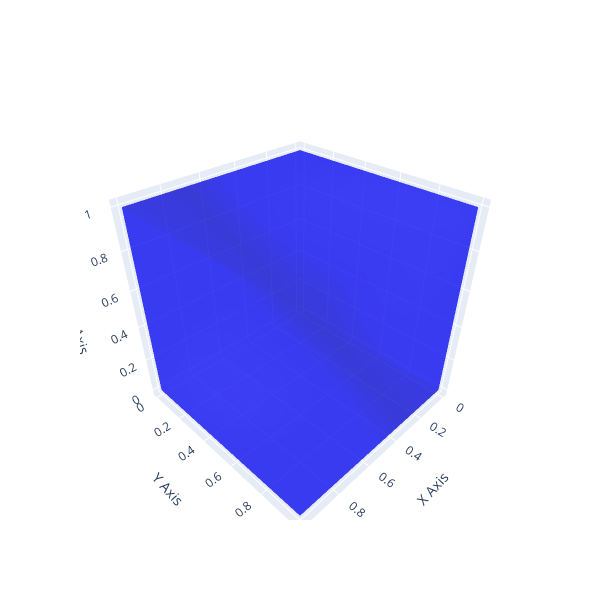
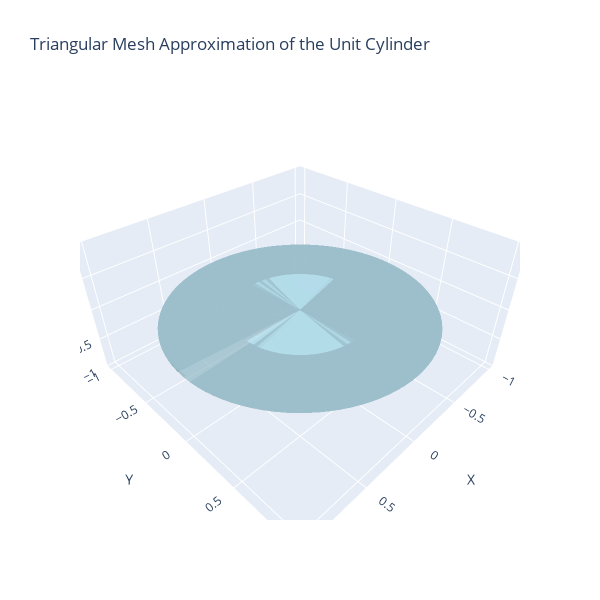

Source (notebook cell) for these figures, in order:
### Markdown cell above
Exercise 4.2

### Code cell
import plotly.graph_objects as go
import numpy as np

# Define points and triangles for the unit cube
cube_points = np.array([
    [0, 0, 0], [0, 1, 0], [0, 1, 1], [0, 0, 1],
    [1, 0, 0], [1, 1, 0], [1, 1, 1], [1, 0, 1]
], dtype=np.double)

cube_triangles = np.array([
    [0, 1, 2], [0, 2, 3],
    [4, 6, 5], [4, 7, 6],
    [1, 5, 6], [1, 6, 2],
    [0, 4, 5], [0, 5, 1],
    [0, 3, 7], [0, 7, 4],
    [3, 2, 6], [3, 6, 7]
])

# Plot the unit cube
fig_cube = go.Figure(data=[
    go.Mesh3d(
        x=cube_points[:, 0],
        y=cube_points[:, 1],
        z=cube_points[:, 2],
        i=cube_triangles[:, 0],
        j=cube_triangles[:, 1],
        k=cube_triangles[:, 2],
        color='blue',
        opacity=0.50
    )
])

fig_cube.update_layout(
    scene=dict(
        xaxis_title='X Axis',
        yaxis_title='Y Axis',
        zaxis_title='Z Axis',
    ),
    width=600, height=600
)

# Define parameters for the cylinder
num_r = 50
num_theta = 100
r = np.linspace(0, 1, num_r)
theta = np.linspace(0, 2 * np.pi, num_theta)
r_grid, theta_grid = np.meshgrid(r, theta)

# Calculate x, y, z coordinates for the cylinder
x_cylinder = r_grid * np.cos(theta_grid)
y_cylinder = r_grid * np.sin(theta_grid)
z_cylinder = np.zeros_like(x_cylinder)

# Create triangles for the cylinder
cylinder_triangles = []
def grid_index_to_flat(r_idx, theta_idx):
    return r_idx * num_theta + theta_idx

for i in range(num_r - 1):
    for j in range(num_theta):
        curr = grid_index_to_flat(i, j)
        right = grid_index_to_flat(i, (j + 1) % num_theta)
        upper = grid_index_to_flat(i + 1, j)
        upper_right = grid_index_to_flat(i + 1, (j + 1) % num_theta)
        cylinder_triangles.append([curr, right, upper])
        cylinder_triangles.append([right, upper_right, upper])

# Plot the cylinder
fig_cylinder = go.Figure(data=[
    go.Mesh3d(   
        x=x_cylinder.flatten(),
        y=y_cylinder.flatten(),
        z=z_cylinder.flatten(),
        i=[t[0] for t in cylinder_triangles],
        j=[t[1] for t in cylinder_triangles],
        k=[t[2] for t in cylinder_triangles],
        opacity=0.5,
        color='lightblue'
    )
])

fig_cylinder.update_layout(
    scene=dict(
        xaxis=dict(title="X"),
        yaxis=dict(title="Y"),
        zaxis=dict(title="Z")
    ),
    width=600, height=600,
    title="Triangular Mesh Approximation of the Unit Cylinder"
)

# Show the plots
fig_cube.show()
fig_cylinder.show()

### Figure 1 — Plotly figure (JSON) as saved in the notebook; plotly's stock layout.template omitted (floating-point values rounded to 4 significant figures)
{"data": [{"color": "blue", "i": [0, 0, 4, 4, 1, 1, 0, 0, 0, 0, 3, 3], "j": [1, 2, 6, 7, 5, 6, 4, 5, 3, 7, 2, 6], "k": [2, 3, 5, 6, 6, 2, 5, 1, 7, 4, 6, 7], "opacity": 0.5, "type": "mesh3d", "x": [0, 0, 0, 0, 1, 1, 1, 1], "y": [0, 1, 1, 0, 0, 1, 1, 0], "z": [0, 0, 1, 1, 0, 0, 1, 1]}], "layout": {"height": 600, "scene": {"xaxis": {"title": {"text": "X Axis"}}, "yaxis": {"title": {"text": "Y Axis"}}, "zaxis": {"title": {"text": "Z Axis"}}}, "width": 600}}

### Figure 2 — Plotly figure (JSON) as saved in the notebook; plotly's stock layout.template omitted (floating-point values rounded to 4 significant figures; data arrays with more than 128 entries replaced by an {"elided": "..."} marker saying what was removed)
{"data": [{"color": "lightblue", "i": {"elided": "9800 int values"}, "j": {"elided": "9800 int values"}, "k": {"elided": "9800 int values"}, "opacity": 0.5, "type": "mesh3d", "x": {"elided": "5000 float values"}, "y": {"elided": "5000 float values"}, "z": {"elided": "5000 int values"}}], "layout": {"height": 600, "scene": {"xaxis": {"title": {"text": "X"}}, "yaxis": {"title": {"text": "Y"}}, "zaxis": {"title": {"text": "Z"}}}, "title": {"text": "Triangular Mesh Approximation of the Unit Cylinder"}, "width": 600}}
